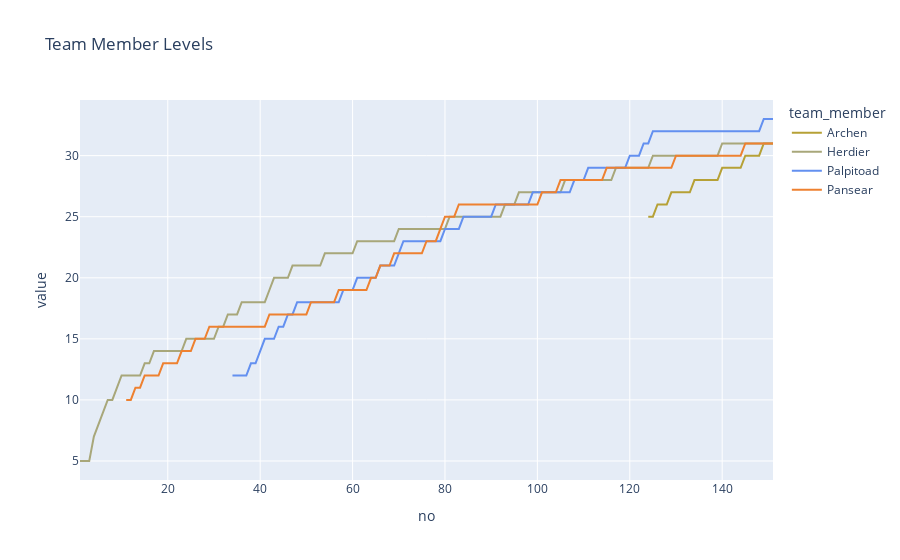

Notebook source saved alongside this figure:
### Markdown cell above
#### Level Data

### Code cell
df = (
    data
    .pivot_table(values='level',index='no',columns='team_member')
    .reindex(np.arange(data['no'].min(),data['no'].max()+1))
    .ffill()
)
display(df)
df.index
df.columns
(px
    .line(df,
        x=df.index,
        y=df.columns,
        color_discrete_map=team_member_color_discrete_map,
        title=f"Team Member Levels")
    .update_layout(hovermode='x')
    .update_traces(hovertemplate="%{y}")
)

### Figure 1 — Plotly figure (JSON) as saved in the notebook; plotly's stock layout.template omitted (floating-point values rounded to 4 significant figures; data arrays with more than 128 entries replaced by an {"elided": "..."} marker saying what was removed)
{"data": [{"hovertemplate": "%{y}", "legendgroup": "Archen", "line": {"color": "#B6A136", "dash": "solid"}, "marker": {"symbol": "circle"}, "mode": "lines", "name": "Archen", "orientation": "v", "showlegend": true, "type": "scatter", "x": {"elided": "151 int values"}, "xaxis": "x", "y": {"elided": "151 int values"}, "yaxis": "y"}, {"hovertemplate": "%{y}", "legendgroup": "Herdier", "line": {"color": "#A8A77A", "dash": "solid"}, "marker": {"symbol": "circle"}, "mode": "lines", "name": "Herdier", "orientation": "v", "showlegend": true, "type": "scatter", "x": {"elided": "151 int values"}, "xaxis": "x", "y": {"elided": "151 int values"}, "yaxis": "y"}, {"hovertemplate": "%{y}", "legendgroup": "Palpitoad", "line": {"color": "#6390F0", "dash": "solid"}, "marker": {"symbol": "circle"}, "mode": "lines", "name": "Palpitoad", "orientation": "v", "showlegend": true, "type": "scatter", "x": {"elided": "151 int values"}, "xaxis": "x", "y": {"elided": "151 int values"}, "yaxis": "y"}, {"hovertemplate": "%{y}", "legendgroup": "Pansear", "line": {"color": "#EE8130", "dash": "solid"}, "marker": {"symbol": "circle"}, "mode": "lines", "name": "Pansear", "orientation": "v", "showlegend": true, "type": "scatter", "x": {"elided": "151 int values"}, "xaxis": "x", "y": {"elided": "151 int values"}, "yaxis": "y"}], "layout": {"hovermode": "x", "legend": {"title": {"text": "team_member"}, "tracegroupgap": 0}, "title": {"text": "Team Member Levels"}, "xaxis": {"anchor": "y", "domain": [0, 1], "title": {"text": "no"}}, "yaxis": {"anchor": "x", "domain": [0, 1], "title": {"text": "value"}}}}
